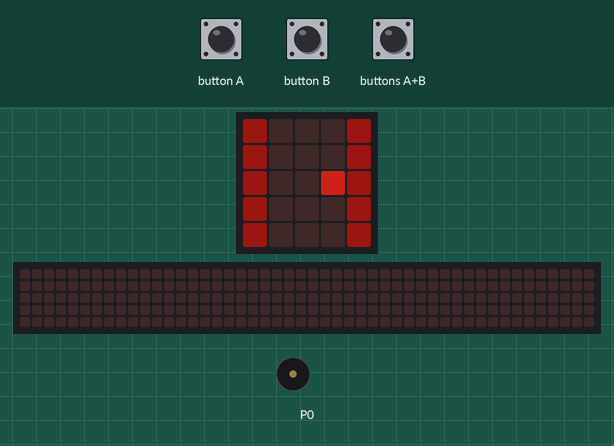
This program was run on a simulated BBC micro:bit running MicroPython. Parts: the board's 5×5 LED display, a strip that is not on the board, showing the scrolling text unrolled, buzzer (waves = sounding). Inputs (shaded band) come from the test bench. Dim RGB values are drawn brighter than linear; random numbers come from a fixed seed; the 48×5 strip is a reading aid, not a part: it shows the text the display is scrolling, unrolled, one strip-width of it at a time.

Above: at 1.2 s.
1.3 s: button A pressed for 1.55 s
At 2.75 s:
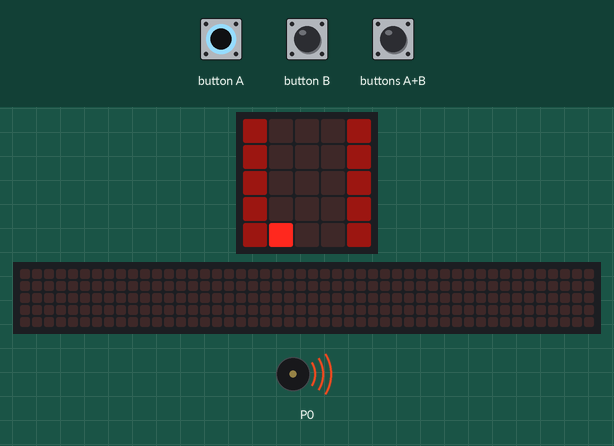
4.3 s: buttons A+B pressed for 3.2 s
At 7.1 s:
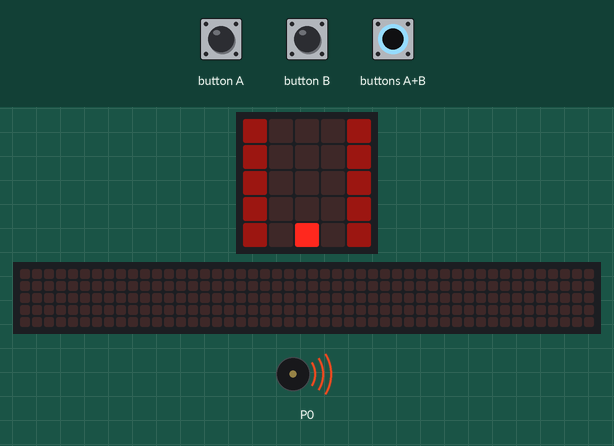
21.1 s: button B pressed for 1.55 s
At 21.59 s:
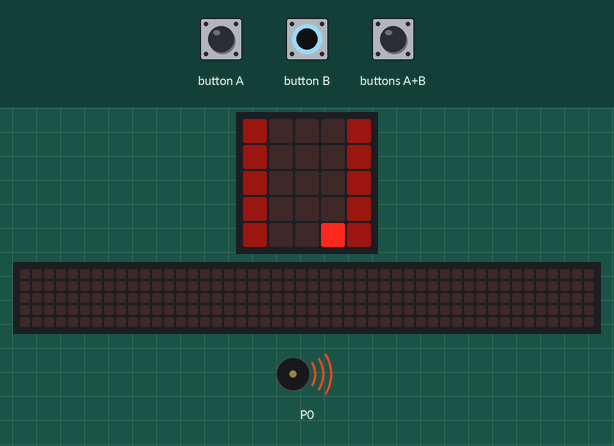
24.1 s: button A pressed for 3.2 s
At 27.9 s:
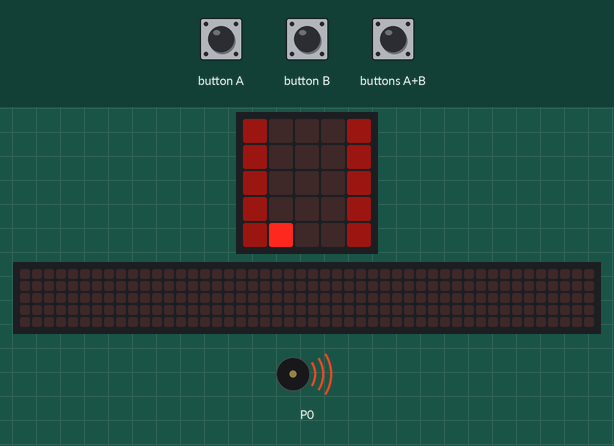
29.5 s: buttons A+B pressed for 1.55 s
At 41.6 s:
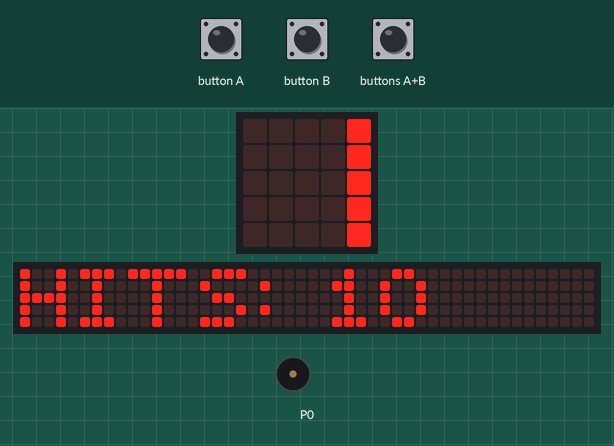
Timing chart, 0 to 43.1 s (numbered marks = the images above; inputs shaded):
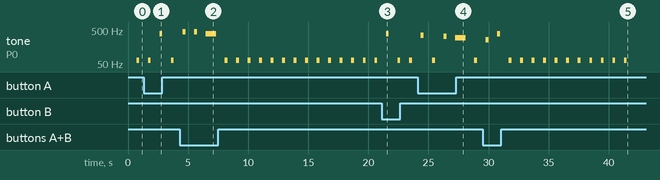

The program:

LedHero.py
```python
from microbit import *
import music
import time
import random


# CONFIGURABLE VARIABLES

notesCollection = [
    "C4:2", "C4:2", "G4:2", "G4:2", "A4:2", "A4:2", "G4:7",
    "F:2", "F:2", "E4:2", "E4:2", "D4:2", "D4:2", "C4:7",
    "G4:2", "G4:2", "F4:2", "F4:2", "E4:2", "E4:2", "D4:7",
    "G4:2", "G4:2", "F4:2", "F4:2", "E4:2", "E4:2", "D4:7",
    "C4:2", "C4:2", "G4:2", "G4:2", "A4:2", "A4:2", "G4:7",
    "F:2", "F:2", "E4:2", "E4:2", "D4:2", "D4:2", "C4:7"
]

on = "4"
off = "0"
lateralOfRow = "1"
successLightBrightness = "9"
failureLightBrightness = "2"
failureNote = "C2:2"
presetSleepTimeToReact = 0.3
presetDelayValue = 100


# NO-CONFIGURABLE VARIABLES

actualNote, counter, hitsCounter = 0, 0, 0
correctButtonHasPressed = False
startingAnimationFrames, endAnimationFrame, leftLight, middleLight, rightLight, rowOff, rowOn = str, str, str, str, str, str, str


# METHODS

def selectRandomLight():
    global leftLight, middleLight, rightLight

    randomLight = random.randint(1, 3)
    if randomLight == 1:
        leftLight, middleLight, rightLight = on, off, off
    elif randomLight == 2:
        leftLight, middleLight, rightLight = off, on, off
    else:
        leftLight, middleLight, rightLight = off, off, on

def createTheDescentAnimationOfSelectedLight():
    global startingAnimationFrames, rowOff, rowOn

    rowOff = lateralOfRow + off + off + off + lateralOfRow + ":"
    rowOn = lateralOfRow + leftLight + middleLight + rightLight + lateralOfRow + ":"

    frame01 = Image(rowOn + rowOff * 4)
    frame02 = Image(rowOff + rowOn + rowOff * 3)
    frame03 = Image(rowOff * 2 + rowOn + rowOff * 2)
    frame04 = Image(rowOff * 3 + rowOn + rowOff)
    startingAnimationFrames = [frame01, frame02, frame03, frame04]

def checkIfTheCorrectButtonHasBeenPressed():
    global correctButtonHasPressed

    time.sleep(presetSleepTimeToReact)

    if leftLight != off:
        if button_a.is_pressed():
            correctButtonHasPressed = True
        else:
            correctButtonHasPressed = False
    elif middleLight != off:
        if button_a.is_pressed() and button_b.is_pressed():
            correctButtonHasPressed = True
        else:
            correctButtonHasPressed = False
    else:
        if button_b.is_pressed():
            correctButtonHasPressed = True
        else:
            correctButtonHasPressed = False

def changeActualNoteToFailureNote():
    global notesCollection
    notesCollection[actualNote] = failureNote

def modifyTheSelectedLightBrightness():
    global leftLight, middleLight, rightLight

    if correctButtonHasPressed:
        if leftLight != off:
            leftLight = successLightBrightness
        elif middleLight != off:
            middleLight = successLightBrightness
        else:
            rightLight = successLightBrightness
    else:
        if leftLight != off:
            leftLight = failureLightBrightness
        elif middleLight != off:
            middleLight = failureLightBrightness
        else:
            rightLight = failureLightBrightness

def createEndAnimationFrame():
    global rowOn, endAnimationFrame

    rowOn = lateralOfRow + leftLight + middleLight + rightLight + lateralOfRow + ":"

    endAnimationFrame = Image(rowOff * 4 + rowOn)

def playActualNote():
    global actualNote

    if actualNote < len(notesCollection):
        music.play(notesCollection[actualNote])
        actualNote += 1

def refreshHitCounter():
    global hitsCounter
    if correctButtonHasPressed:
        hitsCounter += 1


# GAME LOOP
while counter < len(notesCollection):
    selectRandomLight()
    createTheDescentAnimationOfSelectedLight()

    display.show(startingAnimationFrames, delay=presetDelayValue)

    checkIfTheCorrectButtonHasBeenPressed()
    if not correctButtonHasPressed:
      changeActualNoteToFailureNote()
    modifyTheSelectedLightBrightness()
    createEndAnimationFrame()

    display.show(endAnimationFrame)

    playActualNote()

    refreshHitCounter()
    counter += 1


# SCORE
display.scroll("HITS: " + str(hitsCounter))
```

Measured:
- by itself, tone on P0: plays 262 Hz for 0.24 s, 392 Hz for 0.24 s, 65 Hz for 0.24 s, 65 Hz for 0.24 s, 65 Hz for 0.24 s, 65 Hz for 0.24 s … (13 notes in this stretch)
- what the display in image 2 shows lasts 0.8 s, from 6.5 s to 7.3 s
